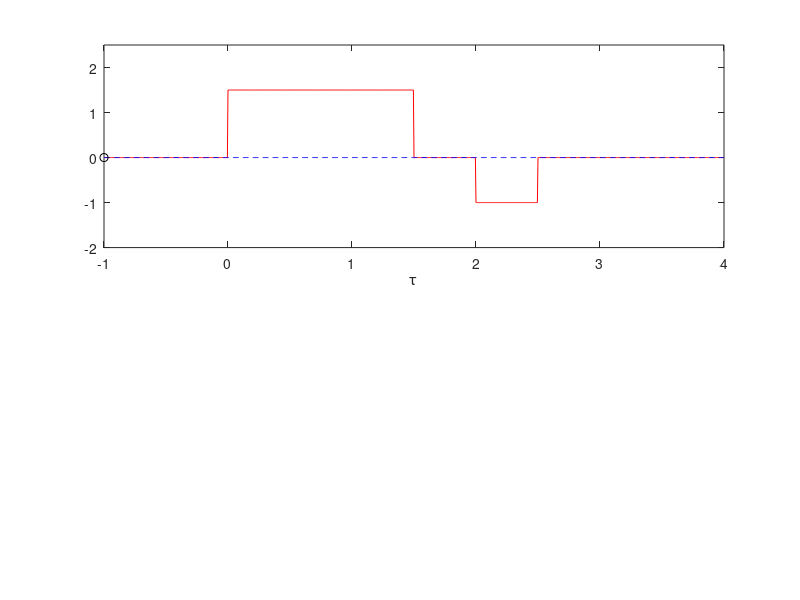

MATLAB code for this plot: (Note: this script raises an error after producing the figure.)
%% EE301 Lab2
% Javier Macossay-Hernandez,
% USC ID 9907093913,
% Lab Section 30813

%Q1. Exercising graphical convolution

figure(1)

x=inline('1.5*sin(pi*t).*(t>=0 & t<1)');
h=inline('1.5*(t>=0 & t<1.5)-(t>=2 & t<2.5)');
dtau = 0.005;
tau = -1:dtau:4;
ti=0;
tvec = -1:0.1:4;

% Pre-allocate memory
y=NaN*zeros(1,length(tvec));

for t=tvec
    %Time index
    ti=ti+1;
    xh=x(t-tau).*h(tau);
    lxh=length(xh);
    
    %Trapezoidal approximation of integral
    y(ti)=sum(xh.*dtau);
    
    subplot(2,1,1),plot(tau,h(tau),'r-',tau,x(t-tau),'b--',t,0,'ok');
    
    axis([tau(1) tau(end) -2.0 2.5]);
    
    %Patch command is used to create the gray-shaded area of convolution
    patch([tau(1:end-1); tau(1:end-1); tau(2:end); tau(2:end)],[zeros(1,lxh-1); xh(1:end-1); xh(2:end); zeros(1,lxh-1)], [0.8 0.8 0.8], 'edgecolor','none');
    
    xlabel('\tau');
    legend('h(\tau)', 'x(t-\tau)','t','h(\tau)x(t-\tau)',3);
    
    c = get(gca, 'children');
    set(gca,'children', [c(2);c(3);c(4);c(1)]);
    
    subplot(2,1,2), plot(tvec,y,'k',tvec(ti),y(ti),'ok');
    xlabel('t');
    ylabel('y(t)');
    title('y(t) = \int h(\tau)x(t-\tau) d\tau');
    axis([tau(1) tau(end) -1.0 2.0]);
    grid;

    drawnow;
    
end

%Q4. Obtain ys(t):
figure(2)

x=inline('t>=0');
%R and C are equal to 1
h=inline('exp(-t).*(t>=0)');
dtau = 0.005;
tau = -1:dtau:4;
ti=0;
tvec = -1:0.1:4;

% Pre-allocate memory
y=NaN*zeros(1,length(tvec));

for t=tvec
    %Time index
    ti=ti+1;
    xh=x(t-tau).*h(tau);
    lxh=length(xh);
    
    %Trapezoidal approximation of integral
    y(ti)=sum(xh.*dtau);
    
    subplot(2,1,1),plot(tau,h(tau),'r-',tau,x(t-tau),'b--',t,0,'ok');
    
    axis([tau(1) tau(end) -2.0 2.5]);
    
    %Patch command is used to create the gray-shaded area of convolution
    patch([tau(1:end-1); tau(1:end-1); tau(2:end); tau(2:end)],[zeros(1,lxh-1); xh(1:end-1); xh(2:end); zeros(1,lxh-1)], [0.8 0.8 0.8], 'edgecolor','none');
    
    xlabel('\tau');
    legend('h(\tau)', 'x(t-\tau)','t','h(\tau)x(t-\tau)',3);
    
    c = get(gca, 'children');
    set(gca,'children', [c(2);c(3);c(4);c(1)]);
    
    subplot(2,1,2), plot(tvec,y,'k',tvec(ti),y(ti),'ok');
    xlabel('t');
    ylabel('y(t)');
    title('y(t) = \int h(\tau)x(t-\tau) d\tau');
    axis([tau(1) tau(end) -1.0 2.0]);
    grid;

    drawnow;
    
end

%Q5. Obtain h(t):
figure(3)
plot(tvec(2:end),diff(y)/dtau);
xlabel('t');
ylabel('h(t)');
title('Impulse Response [h(t)] vs Time (t)');

%Q6. Obtain pulse response part 1:

%First plot
figure(4)

x=inline('(t>=0 & t<=0.1)');
h=inline('exp(-t).*(t>=0)');
dtau = 0.005;
tau = -1:dtau:4;
ti=0;
tvec = -1:0.1:4;

% Pre-allocate memory
y=NaN*zeros(1,length(tvec));

for t=tvec
    %Time index
    ti=ti+1;
    xh=x(t-tau).*h(tau);
    lxh=length(xh);
    
    %Trapezoidal approximation of integral
    y(ti)=sum(xh.*dtau);
    
    subplot(2,1,1),plot(tau,h(tau),'r-',tau,x(t-tau),'b--',t,0,'ok');
    
    axis([tau(1) tau(end) -2.0 2.5]);
    
    %Patch command is used to create the gray-shaded area of convolution
    patch([tau(1:end-1); tau(1:end-1); tau(2:end); tau(2:end)],[zeros(1,lxh-1); xh(1:end-1); xh(2:end); zeros(1,lxh-1)], [0.8 0.8 0.8], 'edgecolor','none');
    
    xlabel('\tau');
    legend('h(\tau)', 'x(t-\tau)','t','h(\tau)x(t-\tau)',3);
    
    c = get(gca, 'children');
    set(gca,'children', [c(2);c(3);c(4);c(1)]);
    
    subplot(2,1,2), plot(tvec,y,'k',tvec(ti),y(ti),'ok');
    xlabel('t');
    ylabel('y(t)');
    title('y(t) = \int h(\tau)x(t-\tau) d\tau');
    axis([tau(1) tau(end) -1.0 2.0]);
    grid;

    drawnow;
    
end

%Second plot
figure(5)

x=inline('1/0.01*(t>=0 & t<=0.1)');
h=inline('exp(-t).*(t>=0)');
dtau = 0.005;
tau = -1:dtau:4;
ti=0;
tvec = -1:0.1:4;

% Pre-allocate memory
y=NaN*zeros(1,length(tvec));

for t=tvec
    %Time index
    ti=ti+1;
    xh=x(t-tau).*h(tau);
    lxh=length(xh);
    
    %Trapezoidal approximation of integral
    y(ti)=sum(xh.*dtau);
    
    subplot(2,1,1),plot(tau,h(tau),'r-',tau,x(t-tau),'b--',t,0,'ok');
    
    axis([tau(1) tau(end) -2.0 2.5]);
    
    %Patch command is used to create the gray-shaded area of convolution
    patch([tau(1:end-1); tau(1:end-1); tau(2:end); tau(2:end)],[zeros(1,lxh-1); xh(1:end-1); xh(2:end); zeros(1,lxh-1)], [0.8 0.8 0.8], 'edgecolor','none');
    
    xlabel('\tau');
    legend('h(\tau)', 'x(t-\tau)','t','h(\tau)x(t-\tau)',3);
    
    c = get(gca, 'children');
    set(gca,'children', [c(2);c(3);c(4);c(1)]);
    
    subplot(2,1,2), plot(tvec,y,'k',tvec(ti),y(ti),'ok');
    xlabel('t');
    ylabel('y(t)');
    title('y(t) = \int h(\tau)x(t-\tau) d\tau');
    axis([tau(1) tau(end) -1.0 2.0]);
    grid;

    drawnow;
    
end

%Third plot
figure(6)

x=inline('1/0.001*(t>=0 & t<=0.1)');
h=inline('exp(-t).*(t>=0)');
dtau = 0.005;
tau = -1:dtau:4;
ti=0;
tvec = -1:0.1:4;

% Pre-allocate memory
y=NaN*zeros(1,length(tvec));

for t=tvec
    %Time index
    ti=ti+1;
    xh=x(t-tau).*h(tau);
    lxh=length(xh);
    
    %Trapezoidal approximation of integral
    y(ti)=sum(xh.*dtau);
    
    subplot(2,1,1),plot(tau,h(tau),'r-',tau,x(t-tau),'b--',t,0,'ok');
    
    axis([tau(1) tau(end) -2.0 2.5]);
    
    %Patch command is used to create the gray-shaded area of convolution
    patch([tau(1:end-1); tau(1:end-1); tau(2:end); tau(2:end)],[zeros(1,lxh-1); xh(1:end-1); xh(2:end); zeros(1,lxh-1)], [0.8 0.8 0.8], 'edgecolor','none');
    
    xlabel('\tau');
    legend('h(\tau)', 'x(t-\tau)','t','h(\tau)x(t-\tau)',3);
    
    c = get(gca, 'children');
    set(gca,'children', [c(2);c(3);c(4);c(1)]);
    
    subplot(2,1,2), plot(tvec,y,'k',tvec(ti),y(ti),'ok');
    xlabel('t');
    ylabel('y(t)');
    title('y(t) = \int h(\tau)x(t-\tau) d\tau');
    axis([tau(1) tau(end) -1.0 2.0]);
    grid;

    drawnow;
    
end